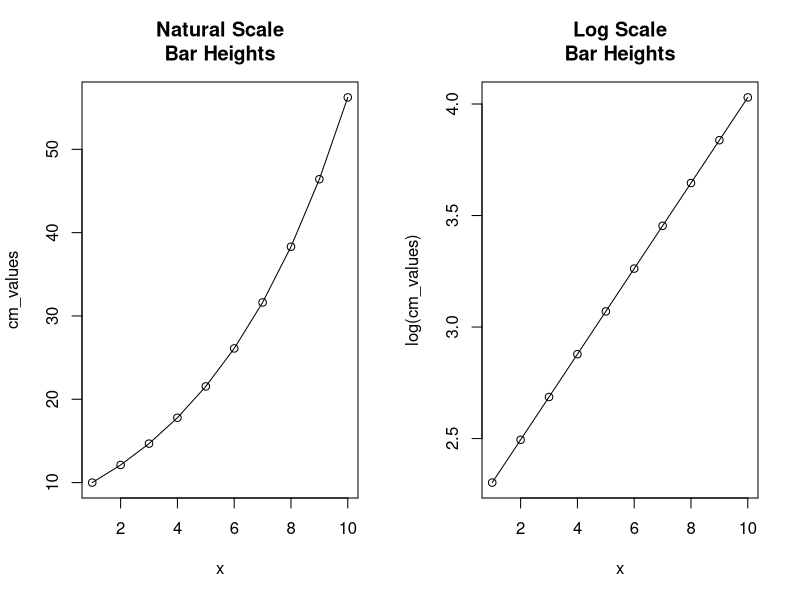

R code for this plot: (Note: this script raises an error after producing the figure.)
## ---------------------------
##
## Script name: CM_values.R
##
## Purpose of script:
##
## Author: Tyler Wiederich
##
## Date Created: 2022-09-22
##
## ---------------------------
##
## Notes: Figuring out combinations from CM study
##   
##
## ---------------------------

#Testing values
x = 1:10
cm_values = 10*10^((x-1)/12)

#Plotting natural vs. log scale
par(mfrow = c(1,2))
plot(x, cm_values, type = 'o', 
     main = 'Natural Scale\nBar Heights')
plot(x, log(cm_values), type = 'o',
     main = 'Log Scale\nBar Heights')

#Ratios present in paper
ratios = sort(c(0.825, 0.825, 0.681, 0.681, 0.562, 
           0.464, 0.464, 0.383, 0.261, 0.178))

#Possible values to compare and corresponding ratios
cbn = combn(cm_values, 2)

find_ratios = function(x){
  round(x[1]/x[2], 3)
}

cbn_ratio = apply(cbn, MARGIN = 2, find_ratios)

#Only value combinations with specified ratio
cbn_limited = cbn[,cbn_ratio %in% ratios]
cbn_ratio = cbn_ratio[cbn_ratio %in% ratios]

#Only one result for 17.8%, storage and removal from data
#known_value = cbn_limited[,7]
#cbn_limited = cbn_limited[,-7]
#cbn_limited = round(cbn_limited, 1)

#Choosing 10 possible value combinations (column is index of possible combinations)
start_time = Sys.time()
possible_combinations = combn(1:ncol(cbn_limited), 10)
end_time = Sys.time()
timediff1 = end_time - start_time



#Function to check conditions
check_conditions = function(x){
  
  x = as.numeric(x)
  combinations = cbn_limited[,x]
  
  count_of_values = table(combinations)
  ratio_of_values = sort(find_ratios(combinations))
  
  value_conditions = FALSE
  
  if(length(count_of_values) == 10){
    if(mean(count_of_values == rep(2, 10)) == 1){
      value_conditions = TRUE
    }
  }
  
  ratio_conditions = FALSE
  if(mean(ratio_of_values == ratios) == 1){
    ratio_conditions = TRUE
  }
  
  
  res = FALSE
  if(value_conditions & ratio_conditions){
    res = TRUE
  }
  
  return(res)
}




#Loop through all columns of combinations for conditions and store
#results into col_index_true

col_index_true = c()
j = 1

start_time2 = Sys.time()
for(i in 1:ncol(possible_combinations)){
  res = check_conditions(possible_combinations[,i])
  if(res){
    col_index_true[j] = i
    j = j + 1
  }
}
end_time2 = Sys.time()
timediff2 = end_time2 - start_time2

col_index_true